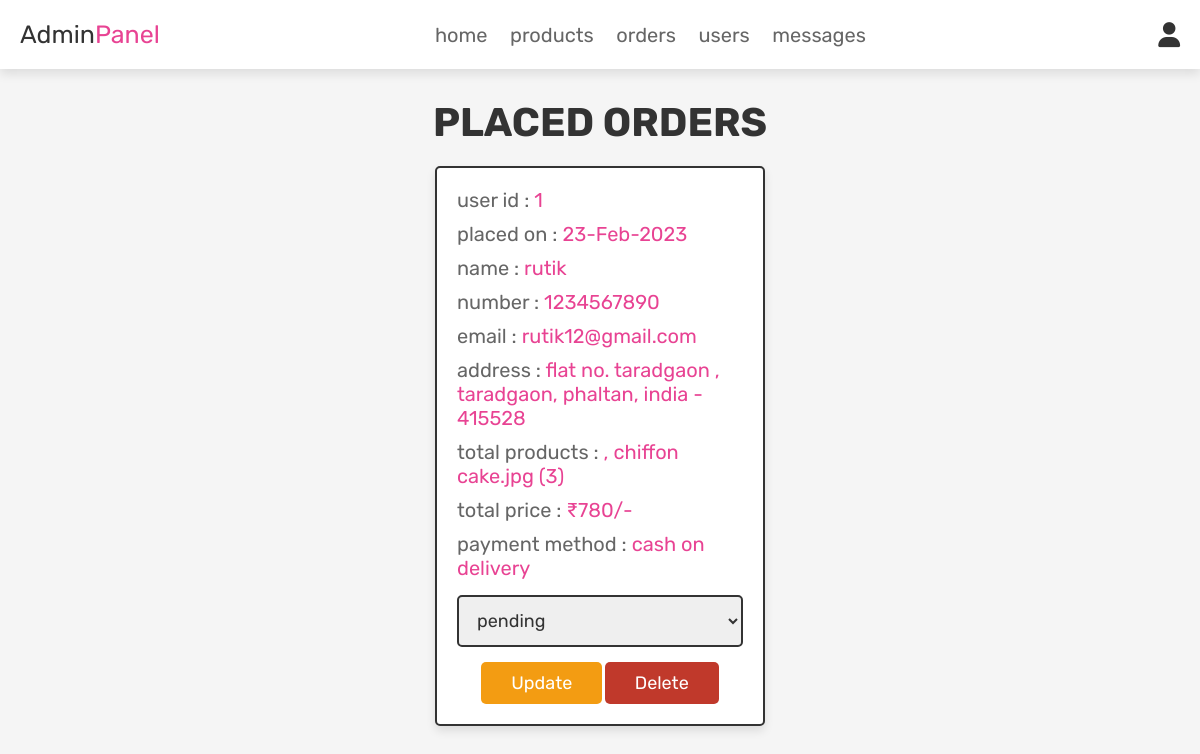
The app's page /admin_orders.php (signed in) with its own data.
### tables this page shows
CREATE TABLE `orders` (
  `id` int(100) NOT NULL,
  `user_id` int(100) NOT NULL,
  `name` varchar(100) NOT NULL,
  `number` varchar(12) NOT NULL,
  `email` varchar(100) NOT NULL,
  `method` varchar(50) NOT NULL,
  `address` varchar(500) NOT NULL,
  `total_products` varchar(1000) NOT NULL,
  `total_price` int(100) NOT NULL,
  `placed_on` varchar(50) NOT NULL,
  `payment_status` varchar(20) NOT NULL DEFAULT 'pending'
);

### admin_orders.php (the view, shortened to what this page needs)
<?php
@include 'config.php';
?>
<!DOCTYPE html>
<html lang="en">
<head>
   <link rel="stylesheet" href="https://cdnjs.cloudflare.com/ajax/libs/font-awesome/6.0.0/css/all.min.css">
   <link rel="stylesheet" href="css/admin_style.css">
</head>
<body>
<?php @include 'admin_header.php'; ?>
<section class="placed-orders">
   <h1 class="title">placed orders</h1>
   <div class="box-container">
      <?php
      $select_orders = mysqli_query($conn, "SELECT * FROM `orders`") or die('query failed');
      if(mysqli_num_rows($select_orders) > 0){
         while($fetch_orders = mysqli_fetch_assoc($select_orders)){
      ?>
      <div class="box">
         <p> user id : <span><?php echo $fetch_orders['user_id']; ?></span> </p>
         <p> placed on : <span><?php echo $fetch_orders['placed_on']; ?></span> </p>
         <p> name : <span><?php echo $fetch_orders['name']; ?></span> </p>
         <p> number : <span><?php echo $fetch_orders['number']; ?></span> </p>
         <p> email : <span><?php echo $fetch_orders['email']; ?></span> </p>
         <p> address : <span><?php echo $fetch_orders['address']; ?></span> </p>
         <p> total products : <span><?php echo $fetch_orders['total_products']; ?></span> </p>
         <p> total price : <span>₹<?php echo $fetch_orders['total_price']; ?>/-</span> </p>
         <p> payment method : <span><?php echo $fetch_orders['method']; ?></span> </p>
         <form action="" method="post">
            <select name="update_payment">
               <option disabled selected><?php echo $fetch_orders['payment_status']; ?></option>
            </select>
            <input type="submit" name="update_order" value="update" class="option-btn">
            <a href="admin_orders.php?delete=<?php echo $fetch_orders['id']; ?>" class="delete-btn" onclick="return confirm('delete this order?');">delete</a>
         </form>
      </div>
      <?php
         }
      }else{
         echo '<p class="empty">no orders placed yet!</p>';
      }
      ?>
   </div>
</section>
</body>
</html>

### css/admin_style.css (style rules this page uses)
:root { --pink:#e84393; --red:#c0392b; --orange:#f39c12; --black:#333; --white:#fff; --light-color:#666; --light-white:#ccc; --light-bg:#f5f5f5; --border:.2rem solid var(--black); --box-shadow:0 .5rem 1rem rgba(0,0,0,.1); }
* { font-family: 'Rubik', sans-serif; margin:0; padding:0; box-sizing: border-box; outline: none; border:none; text-decoration: none; transition:all .2s linear; }
html { font-size: 62.5%; overflow-x: hidden; scroll-behavior: smooth; scroll-padding-top: 6.5rem; }
body { background: var(--light-bg); }
section { padding:3rem 2rem; }
.title { text-align: center; margin-bottom: 2rem; color:var(--black); text-transform: uppercase; font-size: 4rem; }
.btn, .delete-btn, .option-btn { display: inline-block; border-radius: .5rem; margin-top: 1rem; font-size: 1.8rem; color:var(--white); cursor: pointer; padding:1rem 3rem; text-transform: capitalize; }
.delete-btn { background-color: var(--red); }
.option-btn { background-color: var(--orange); }
.placed-orders .box-container { display: grid; grid-template-columns: repeat(auto-fit, 33rem); gap:1.5rem; align-items: flex-start; max-width: 1200px; margin: 0 auto; justify-content: center; }
.placed-orders .box-container .box { padding:2rem; border:var(--border); background-color: var(--white); box-shadow: var(--box-shadow); border-radius: .5rem; }
.placed-orders .box-container .box p { margin-bottom: 1rem; font-size: 2rem; color:var(--light-color); }
.placed-orders .box-container .box p span { color:var(--pink); }
.placed-orders .box-container .box form { margin-top: 1rem; text-align: center; }
.placed-orders .box-container .box form select { width: 100%; border:var(--border); padding:1.2rem 1.4rem; font-size: 1.8rem; color:var(--black); border:var(--border); border-radius: .5rem; margin:.5rem 0; }

### records on screen
orders: user "1", placed_on "23-Feb-2023", name "rutik", number "1234567890", email "rutik12@gmail.com", address "flat no. taradgaon , taradgaon, phaltan, india - 415528", total_products ", chiffon cake.jpg (3)", total_price "780", method "cash on delivery", update_payment "pending"
